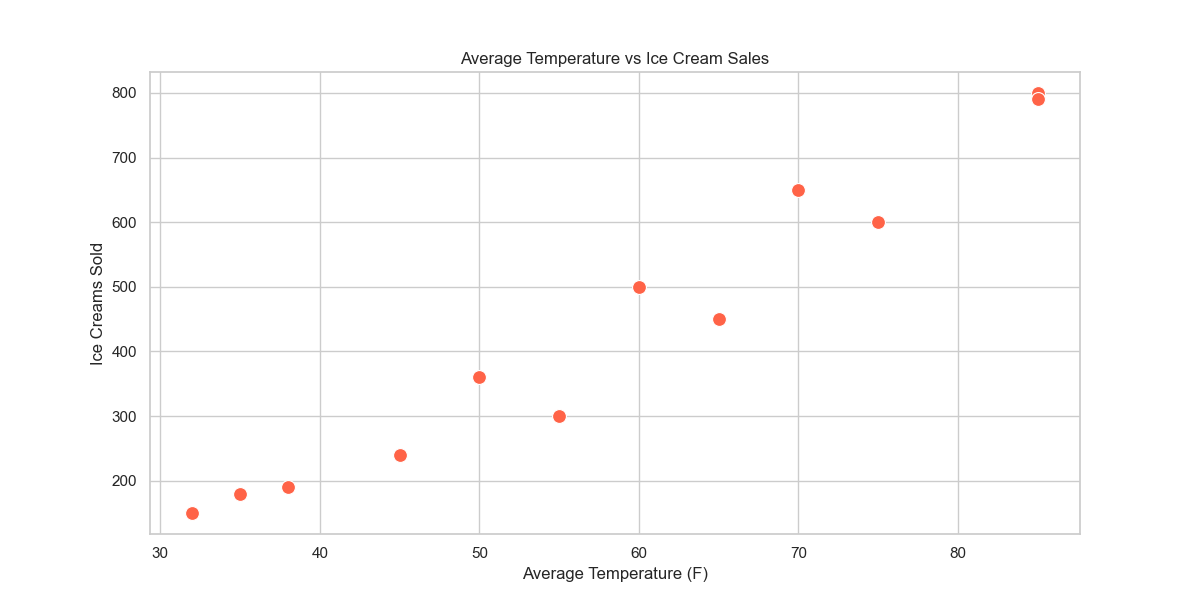

Source code (Python):

import pandas as pd
import seaborn as sns
import matplotlib.pyplot as plt

# Create the DataFrame
data = {
    'Month': ['January', 'February', 'March', 'April', 'May', 'June', 
              'July', 'August', 'September', 'October', 'November', 'December'],
    'AverageTemperature': [32, 35, 45, 55, 65, 75, 85, 85, 70, 60, 50, 38],
    'IceCreamsSold': [150, 180, 240, 300, 450, 600, 800, 790, 650, 500, 360, 190]
}

df = pd.DataFrame(data)

# Set the size of the plot
plt.figure(figsize=(12, 6))

# Create scatterplot
scatter = sns.scatterplot(
    x='AverageTemperature', 
    y='IceCreamsSold', 
    data=df, 
    s=100,  # size of points
    color='#FF6347'  # tomatored color
)

# Setting the title
plt.title('Average Temperature vs Ice Cream Sales')

# Add labels to the axes
plt.xlabel('Average Temperature (F)')
plt.ylabel('Ice Creams Sold')

# Show the plot
plt.show()
